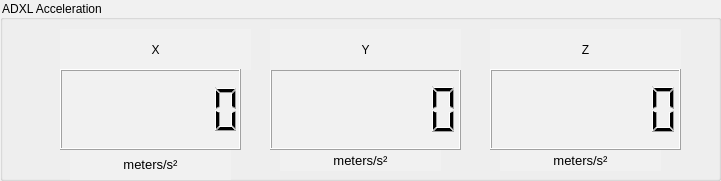
       <widget class="QGroupBox" name="groupBox_3">
        <property name="geometry">
         <rect>
          <x>50</x>
          <y>30</y>
          <width>721</width>
          <height>181</height>
         </rect>
        </property>
        <property name="styleSheet">
         <string notr="true">background-color: rgb(227, 227, 227);
selection-color: rgb(0, 170, 0);
background-color: rgb(241, 241, 241);
font: 87 9pt &quot;Segoe UI Black&quot;;</string>
        </property>
        <property name="title">
         <string>ADXL Acceleration</string>
        </property>
        <widget class="QLabel" name="label_8">
         <property name="geometry">
          <rect>
           <x>490</x>
           <y>29</y>
           <width>191</width>
           <height>41</height>
          </rect>
         </property>
         <property name="styleSheet">
          <string notr="true">font: 87 11pt &quot;Segoe UI Black&quot;;
font: 11pt &quot;MS Shell Dlg 2&quot;;</string>
         </property>
         <property name="text">
          <string>Z</string>
         </property>
         <property name="alignment">
          <set>Qt::AlignCenter</set>
         </property>
        </widget>
        <widget class="QLabel" name="label_17">
         <property name="geometry">
          <rect>
           <x>70</x>
           <y>149</y>
           <width>161</width>
           <height>31</height>
          </rect>
         </property>
         <property name="font">
          <font>
           <family>MS UI Gothic</family>
           <pointsize>10</pointsize>
           <weight>50</weight>
           <italic>false</italic>
           <bold>false</bold>
          </font>
         </property>
         <property name="styleSheet">
          <string notr="true">font: 10pt &quot;MS UI Gothic&quot;;</string>
         </property>
         <property name="text">
          <string>meters/s²</string>
         </property>
         <property name="alignment">
          <set>Qt::AlignCenter</set>
         </property>
        </widget>
        <widget class="QLabel" name="label_9">
         <property name="geometry">
          <rect>
           <x>60</x>
           <y>29</y>
           <width>191</width>
           <height>41</height>
          </rect>
         </property>
         <property name="styleSheet">
          <string notr="true">font: 87 11pt &quot;Segoe UI Black&quot;;
font: 11pt &quot;MS Shell Dlg 2&quot;;</string>
         </property>
         <property name="text">
          <string>X</string>
         </property>
         <property name="alignment">
          <set>Qt::AlignCenter</set>
         </property>
        </widget>
        <widget class="QLCDNumber" name="ADXLAccelLCD_Y">
         <property name="geometry">
          <rect>
           <x>270</x>
           <y>69</y>
           <width>191</width>
           <height>81</height>
          </rect>
         </property>
         <property name="smallDecimalPoint">
          <bool>false</bool>
         </property>
         <property name="digitCount">
          <number>7</number>
         </property>
        </widget>
        <widget class="QLabel" name="label_18">
         <property name="geometry">
          <rect>
           <x>280</x>
           <y>150</y>
           <width>161</width>
           <height>21</height>
          </rect>
         </property>
         <property name="font">
          <font>
           <family>MS UI Gothic</family>
           <pointsize>10</pointsize>
           <weight>50</weight>
           <italic>false</italic>
           <bold>false</bold>
          </font>
         </property>
         <property name="styleSheet">
          <string notr="true">font: 10pt &quot;MS UI Gothic&quot;;</string>
         </property>
         <property name="text">
          <string>meters/s²</string>
         </property>
         <property name="alignment">
          <set>Qt::AlignCenter</set>
         </property>
        </widget>
        <widget class="QLCDNumber" name="ADXLAccelLCD_X">
         <property name="geometry">
          <rect>
           <x>60</x>
           <y>69</y>
           <width>181</width>
           <height>81</height>
          </rect>
         </property>
         <property name="minimumSize">
          <size>
           <width>111</width>
           <height>31</height>
          </size>
         </property>
         <property name="autoFillBackground">
          <bool>false</bool>
         </property>
         <property name="smallDecimalPoint">
          <bool>false</bool>
         </property>
         <property name="digitCount">
          <number>7</number>
         </property>
         <property name="mode">
          <enum>QLCDNumber::Dec</enum>
         </property>
         <property name="segmentStyle">
          <enum>QLCDNumber::Filled</enum>
         </property>
        </widget>
        <widget class="QLCDNumber" name="ADXLAccelLCD_Z">
         <property name="geometry">
          <rect>
           <x>490</x>
           <y>69</y>
           <width>191</width>
           <height>81</height>
          </rect>
         </property>
         <property name="smallDecimalPoint">
          <bool>false</bool>
         </property>
         <property name="digitCount">
          <number>7</number>
         </property>
        </widget>
        <widget class="QLabel" name="label_3">
         <property name="geometry">
          <rect>
           <x>270</x>
           <y>29</y>
           <width>191</width>
           <height>41</height>
          </rect>
         </property>
         <property name="styleSheet">
          <string notr="true">font: 87 11pt &quot;Segoe UI Black&quot;;
font: 11pt &quot;MS Shell Dlg 2&quot;;</string>
         </property>
         <property name="text">
          <string>Y</string>
         </property>
         <property name="alignment">
          <set>Qt::AlignCenter</set>
         </property>
        </widget>
        <widget class="QLabel" name="label_19">
         <property name="geometry">
          <rect>
           <x>500</x>
           <y>150</y>
           <width>161</width>
           <height>21</height>
          </rect>
         </property>
         <property name="font">
          <font>
           <family>MS UI Gothic</family>
           <pointsize>10</pointsize>
           <weight>50</weight>
           <italic>false</italic>
           <bold>false</bold>
          </font>
         </property>
         <property name="styleSheet">
          <string notr="true">font: 10pt &quot;MS UI Gothic&quot;;</string>
         </property>
         <property name="text">
          <string>meters/s²</string>
         </property>
         <property name="alignment">
          <set>Qt::AlignCenter</set>
         </property>
        </widget>
       </widget>
